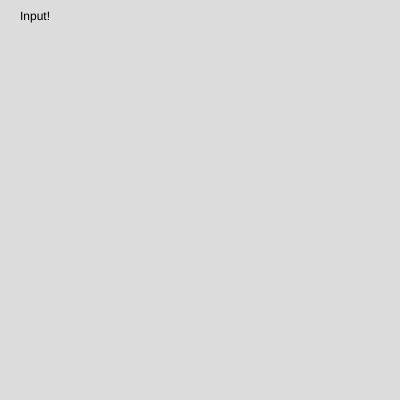
Frame 1 (no input)
Frame 60 (no input): identical to frame 1, image omitted
Frame 120 (the mouse pressed at the canvas centre since frame 60): identical to frame 1, image omitted

The p5.js sketch that drew this single still picture (run headless with seeded random() and noise() and a simulated clock; from frame 60 on, the mouse is pressed at the canvas centre):

// p5.js sketch
// ── sketch.js
function setup() {
  createCanvas(400, 400);
}

function draw() {
  background(220);
  text("Input!", 20,20);
}
